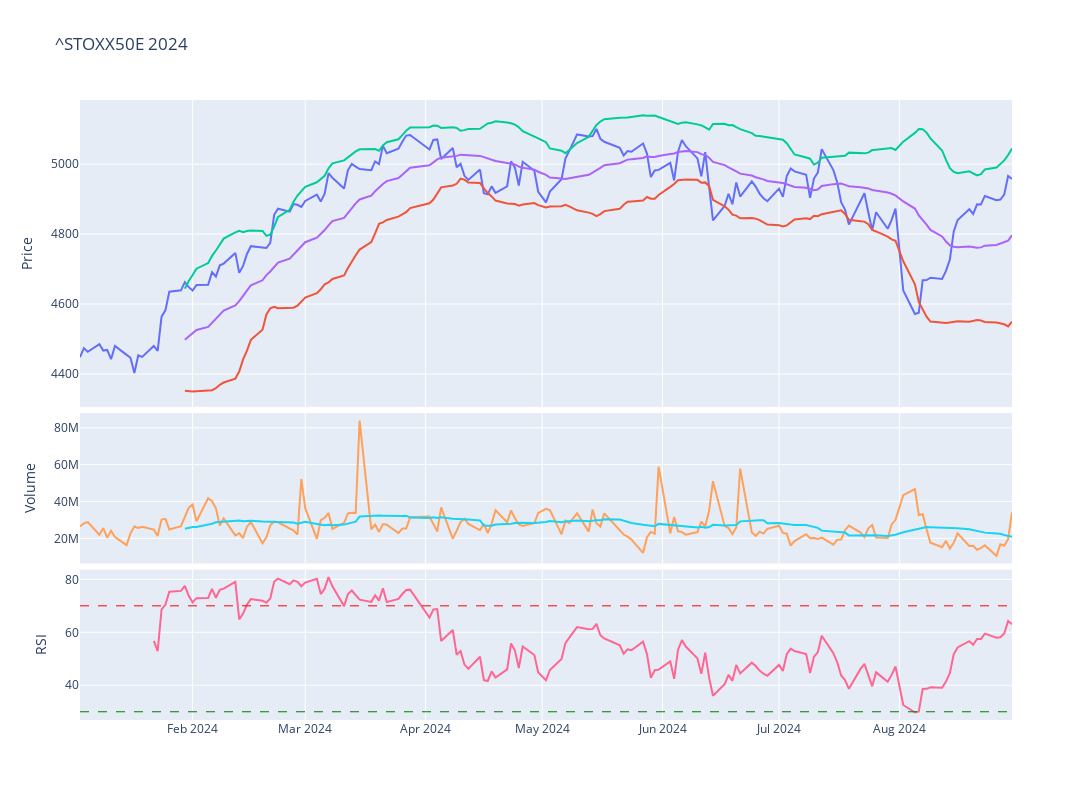

The notebook cell saved with this chart:
### Code cell
# Plot the adjusted close price
fig = make_subplots(rows=4, cols=1,shared_xaxes=True,vertical_spacing=0.01,specs=[[{'rowspan':2,'colspan':1}],[None],[{'rowspan':1,'colspan':1}],[{'rowspan':1,'colspan':1}]])

# Graph (1,1)
fig.add_trace(go.Scatter(x=stock_ticker['Adj Close'].loc[year].index,y=stock_ticker['Adj Close'].loc[year],mode="lines",name=f'{ticker}'),row=1,col=1)
fig.add_trace(go.Scatter(x=stock_ticker['BB_Lower'].loc[year].index,y=stock_ticker['BB_Lower'].loc[year],mode="lines",name='BB_Lower'),row=1,col=1)
fig.add_trace(go.Scatter(x=stock_ticker['BB_Upper'].loc[year].index,y=stock_ticker['BB_Upper'].loc[year],mode="lines",name='BB_Upper'),row=1,col=1)
fig.add_trace(go.Scatter(x=stock_ticker['MMA20'].loc[year].index,y=stock_ticker['MMA20'].loc[year],mode="lines",name='MMA20'),row=1,col=1)
# Update xaxis properties
fig.update_yaxes(title_text="Price", row=1, col=1)

# Graph (3,1)
fig.add_trace(go.Scatter(x=stock_ticker['Volume'].loc[year].index,y=stock_ticker['Volume'].loc[year],mode="lines",name='Volume'),row=3, col=1)
fig.add_trace(go.Scatter(x=stock_ticker['Volume'].loc[year].index,y=stock_ticker['Volume'].loc[year].rolling(20).mean(),mode="lines",name='MMA20'),row=3,col=1)
fig.update_yaxes(title_text="Volume", row=3, col=1)

# Graph (4,1)
fig.add_trace(go.Scatter(x=stock_ticker['RSI'].loc[year].index,y=stock_ticker['RSI'].loc[year],mode="lines",name='RSI'),row=4, col=1)
fig.add_hline(y=30, line_width=1, line_dash="dash", line_color="green",row=4,col=1)
fig.add_hline(y=70, line_width=1, line_dash="dash", line_color="red",row=4,col=1)
fig.update_yaxes(title_text="RSI", row=4, col=1)

fig.update_layout(height=800, width=1300,showlegend=False,title=f"{ticker} {year}")

fig.show()

### Figure 1 — Plotly figure (JSON) as saved in the notebook; plotly's stock layout.template omitted (floating-point values rounded to 4 significant figures; data arrays with more than 128 entries replaced by an {"elided": "..."} marker saying what was removed)
{"data": [{"mode": "lines", "name": "^STOXX50E", "type": "scatter", "x": {"elided": "167 str values"}, "xaxis": "x", "y": {"elided": "167 float values"}, "yaxis": "y"}, {"mode": "lines", "name": "BB_Lower", "type": "scatter", "x": {"elided": "167 str values"}, "xaxis": "x", "y": {"elided": "167 float values"}, "yaxis": "y"}, {"mode": "lines", "name": "BB_Upper", "type": "scatter", "x": {"elided": "167 str values"}, "xaxis": "x", "y": {"elided": "167 float values"}, "yaxis": "y"}, {"mode": "lines", "name": "MMA20", "type": "scatter", "x": {"elided": "167 str values"}, "xaxis": "x", "y": {"elided": "167 float values"}, "yaxis": "y"}, {"mode": "lines", "name": "Volume", "type": "scatter", "x": {"elided": "167 str values"}, "xaxis": "x2", "y": {"elided": "167 int values"}, "yaxis": "y2"}, {"mode": "lines", "name": "MMA20", "type": "scatter", "x": {"elided": "167 str values"}, "xaxis": "x2", "y": {"elided": "167 int values"}, "yaxis": "y2"}, {"mode": "lines", "name": "RSI", "type": "scatter", "x": {"elided": "167 str values"}, "xaxis": "x3", "y": {"elided": "167 float values"}, "yaxis": "y3"}], "layout": {"height": 800, "shapes": [{"line": {"color": "green", "dash": "dash", "width": 1}, "type": "line", "x0": 0, "x1": 1, "xref": "x3 domain", "y0": 30, "y1": 30, "yref": "y3"}, {"line": {"color": "red", "dash": "dash", "width": 1}, "type": "line", "x0": 0, "x1": 1, "xref": "x3 domain", "y0": 70, "y1": 70, "yref": "y3"}], "showlegend": false, "title": {"text": "^STOXX50E 2024"}, "width": 1300, "xaxis": {"anchor": "y", "domain": [0, 1], "matches": "x3", "showticklabels": false}, "xaxis2": {"anchor": "y2", "domain": [0, 1], "matches": "x3", "showticklabels": false}, "xaxis3": {"anchor": "y3", "domain": [0, 1]}, "yaxis": {"anchor": "x", "domain": [0.505, 1], "title": {"text": "Price"}}, "yaxis2": {"anchor": "x2", "domain": [0.2525, 0.495], "title": {"text": "Volume"}}, "yaxis3": {"anchor": "x3", "domain": [0, 0.2425], "title": {"text": "RSI"}}}}
